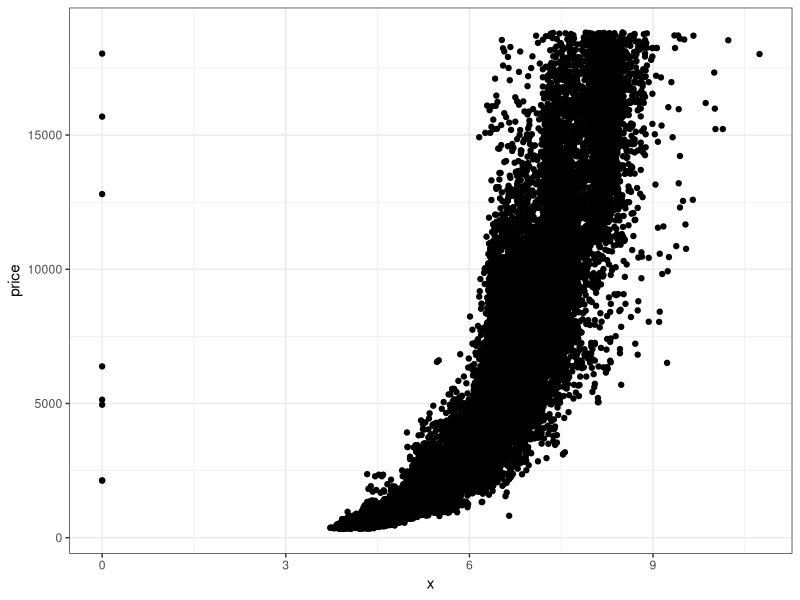
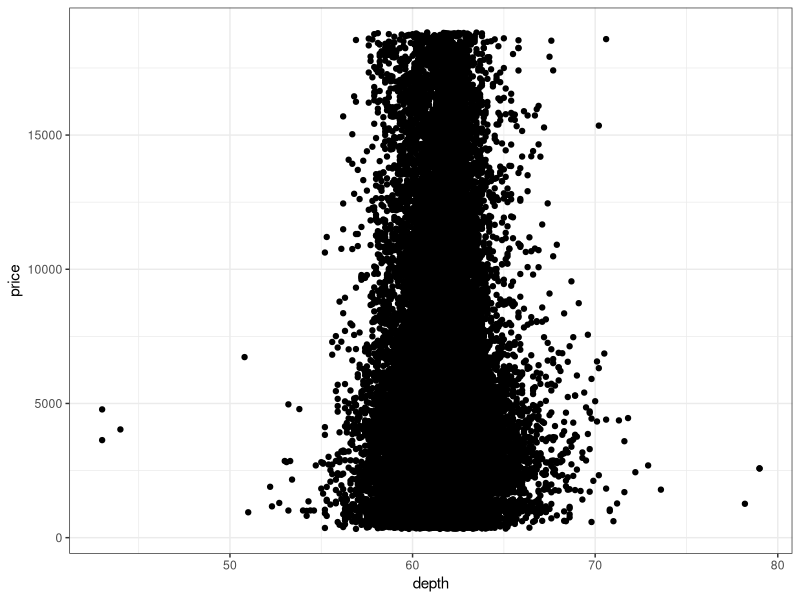
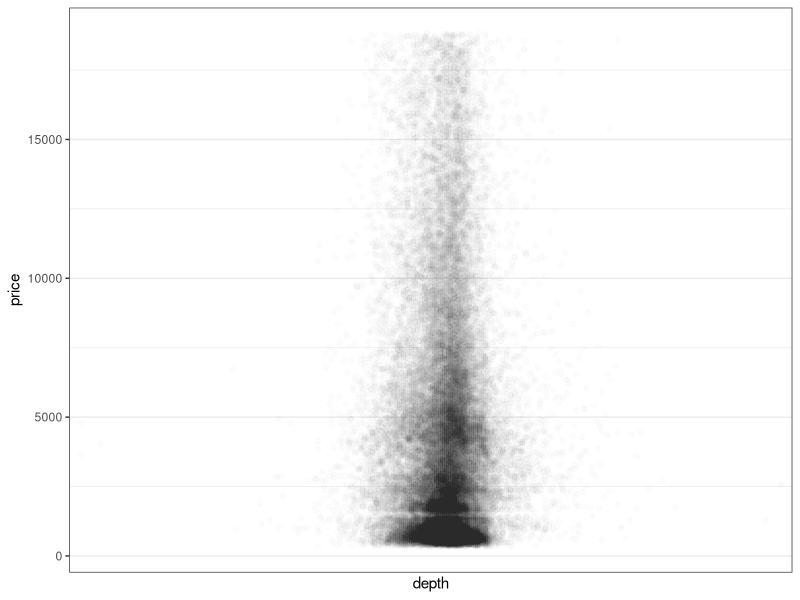
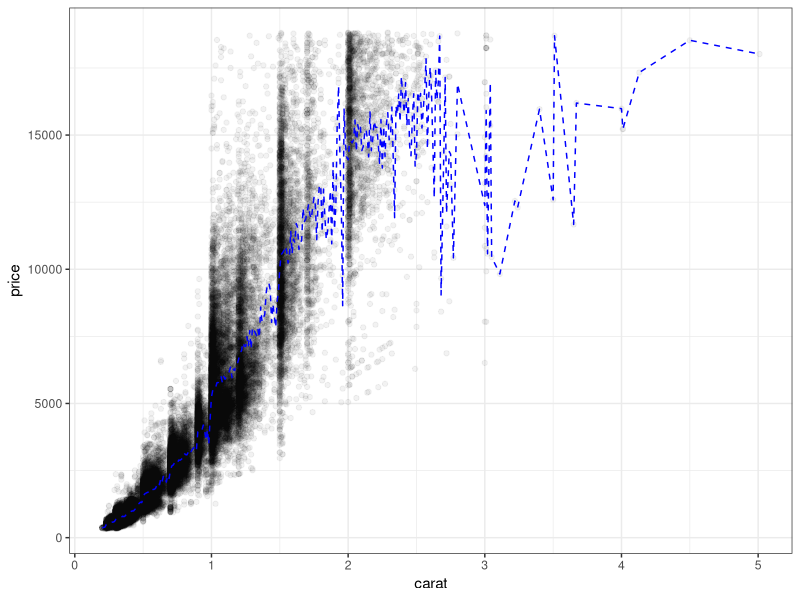
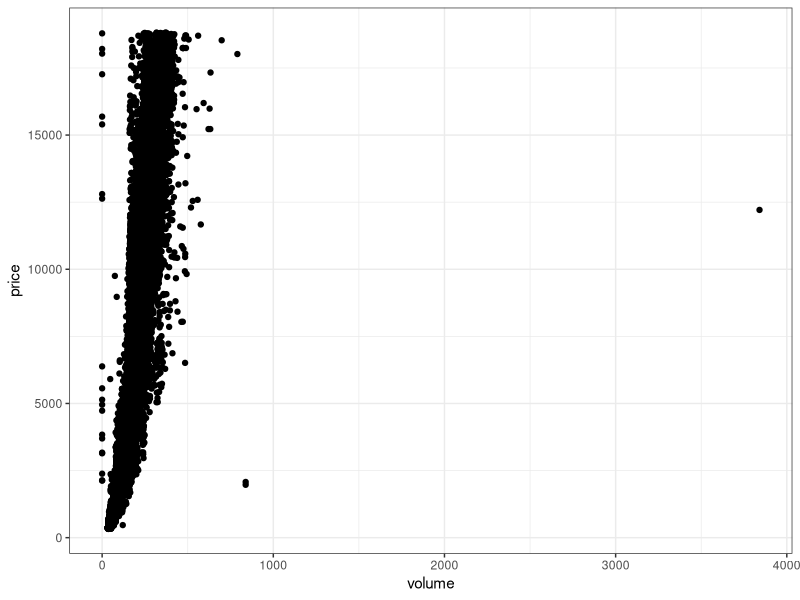
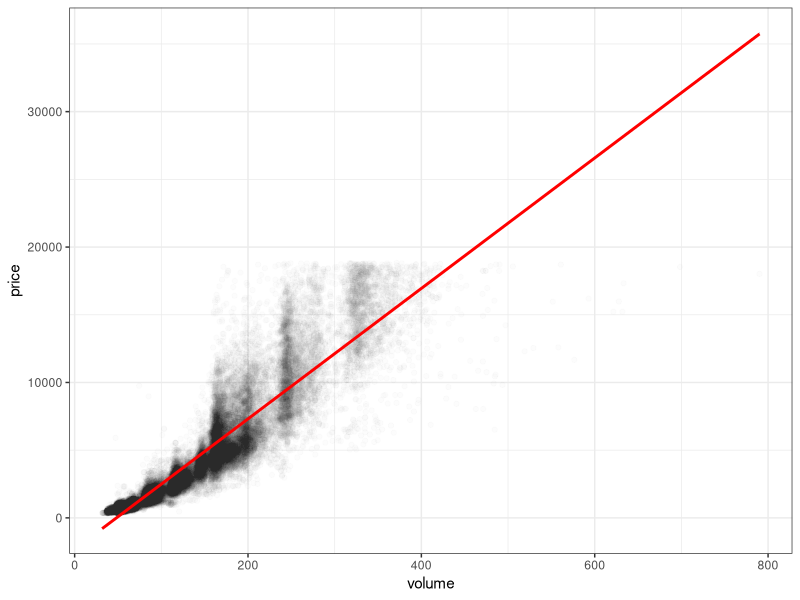
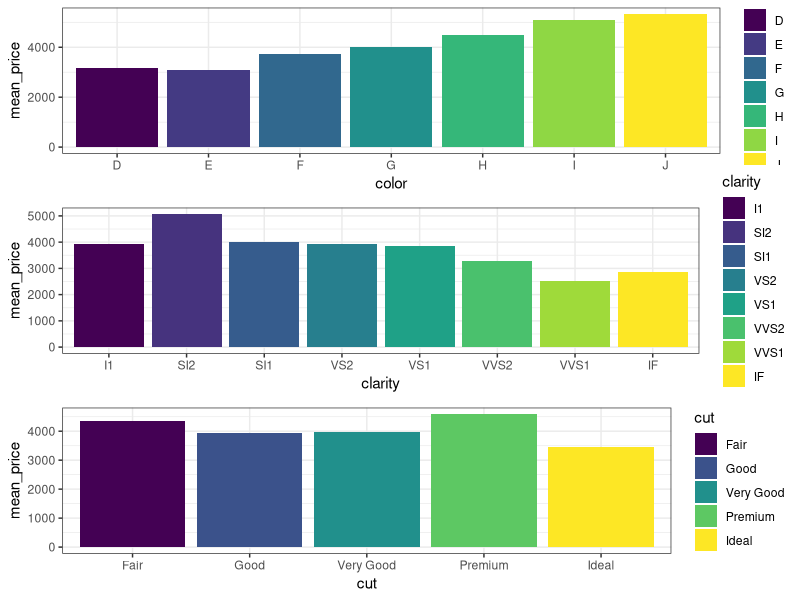
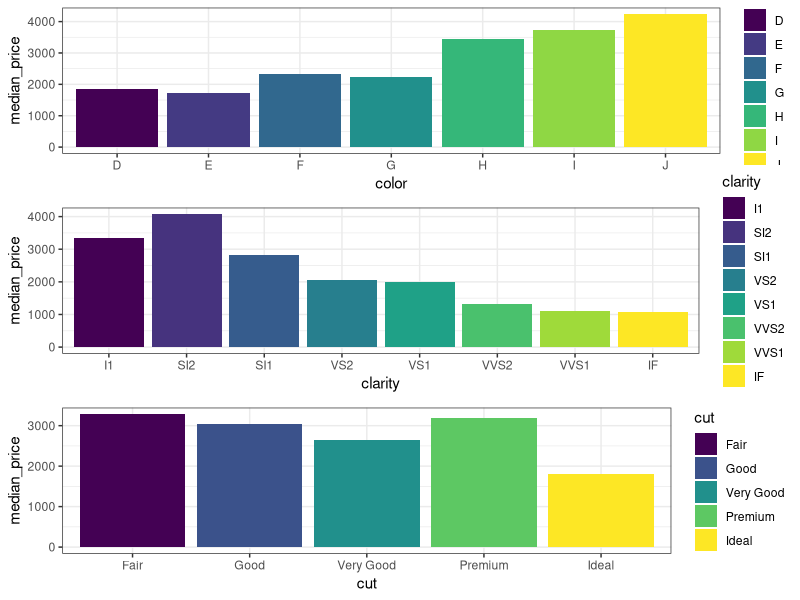

Source code (R) for these figures, in order:
## ---- chunk 1
library(dplyr)
library(ggplot2)
library(gridExtra)
data(diamonds)
## ---- chunk 2
ggplot(diamonds, aes(x = x, y = price)) + 
    geom_point() + 
    theme_bw()
## ---- chunk 3
cor(diamonds$x, diamonds$price)
cor(diamonds$y, diamonds$price)
cor(diamonds$z, diamonds$price)
## ---- chunk 4
ggplot(diamonds, aes(x = depth, y = price)) + 
    geom_point() + 
    theme_bw()

ggplot(data = diamonds, aes(x = depth, y = price)) + 
    geom_point(alpha = 1/100) + 
    scale_x_discrete(breaks = seq(0,max(diamonds$depth), 2)) + theme_bw()
## ---- chunk 5
cor(diamonds$depth, diamonds$price)
## ---- chunk 6
ggplot(diamonds, aes(x = carat, y = price)) + 
    geom_point(alpha = 1/20) + 
    theme_bw() + 
    geom_line(stat = "summary", fun.x = quantile, prob = 0.99, fun.y = quantile, prob = 0.99, linetype = 2, color = "blue")
## ---- chunk 7
diamonds <- diamonds %>% 
    mutate(volume = x*y*z)

ggplot(diamonds, aes(x = volume, y = price)) + 
    geom_point() + 
    theme_bw()

cor(diamonds$price, diamonds$volume)
## ---- chunk 8
ggplot(subset(diamonds, volume > 0 & volume < 800), aes(x = volume, y = price)) + 
    geom_point(alpha = 1/100) + 
    theme_bw() + 
    geom_smooth(method = 'lm', color = "red")
## ---- chunk 9
diamondsByClarity <- diamonds %>% 
    arrange(clarity) %>% 
    group_by(clarity) %>% 
    summarise(mean_price = mean(price), median_price = median(price), min_price = min(price), max_price = max(price), n = n()) %>%
    arrange(clarity)
## ---- chunk 10
diamonds_by_clarity <- group_by(diamonds, clarity)
diamonds_mp_by_clarity <- summarise(diamonds_by_clarity, mean_price = mean(price), median_price = median(price))

diamonds_by_color <- group_by(diamonds, color)
diamonds_mp_by_color <- summarise(diamonds_by_color, mean_price = mean(price), median_price = median(price))

diamonds_by_cut <- group_by(diamonds, cut)
diamonds_mp_by_cut <- summarise(diamonds_by_cut, mean_price = mean(price), median_price = median(price))

color <- ggplot(diamonds_mp_by_color, aes(x = color, y = mean_price, fill = color)) + 
    geom_bar(stat = "identity") + 
    theme_bw()

clarity <- ggplot(diamonds_mp_by_clarity, aes(x = clarity, y = mean_price, fill = clarity)) + 
    geom_bar(stat = "identity") + 
    theme_bw()

cut <- ggplot(diamonds_mp_by_cut, aes(x = cut, y = mean_price, fill = cut)) + 
    geom_bar(stat = "identity") + 
    theme_bw()

grid.arrange(color, clarity, cut, ncol = 1)
## ---- chunk 11
color <- ggplot(diamonds_mp_by_color, aes(x = color, y = median_price, fill = color)) + 
    geom_bar(stat = "identity") + 
    theme_bw()

clarity <- ggplot(diamonds_mp_by_clarity, aes(x = clarity, y = median_price, fill = clarity)) + 
    geom_bar(stat = "identity") + 
    theme_bw()

cut <- ggplot(diamonds_mp_by_cut, aes(x = cut, y = median_price, fill = cut)) + 
    geom_bar(stat = "identity") + 
    theme_bw()

grid.arrange(color, clarity, cut, ncol = 1)
